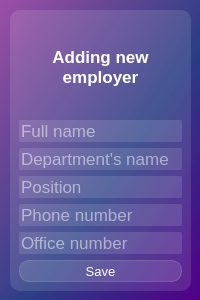
<?xml version="1.0" encoding="UTF-8"?>
<ui version="4.0">
 <class>Dialog</class>
 <widget class="QDialog" name="Dialog">
  <property name="geometry">
   <rect>
    <x>0</x>
    <y>0</y>
    <width>200</width>
    <height>300</height>
   </rect>
  </property>
  <property name="windowTitle">
   <string>Dialog</string>
  </property>
  <property name="styleSheet">
   <string notr="true">background-color: qlineargradient(spread:pad, x1:1, y1:1, x2:0, y2:0, stop:0 rgba(81, 0, 135, 255), stop:0.427447 rgba(41, 61, 132, 235), stop:1 rgba(155, 79, 165, 255));</string>
  </property>
  <widget class="QFrame" name="frame">
   <property name="geometry">
    <rect>
     <x>10</x>
     <y>10</y>
     <width>181</width>
     <height>281</height>
    </rect>
   </property>
   <property name="styleSheet">
    <string notr="true">background-color: rgba(255, 255, 255, 30);
border-radius: 10px</string>
   </property>
   <property name="frameShape">
    <enum>QFrame::StyledPanel</enum>
   </property>
   <property name="frameShadow">
    <enum>QFrame::Raised</enum>
   </property>
   <layout class="QVBoxLayout" name="verticalLayout_4">
    <item>
     <widget class="QLabel" name="label">
      <property name="styleSheet">
       <string notr="true">color: white;
font-weight: bold;
font-size: 13pt;
background-color: none;
border: none;</string>
      </property>
      <property name="text">
       <string>Adding new
employer</string>
      </property>
      <property name="alignment">
       <set>Qt::AlignCenter</set>
      </property>
     </widget>
    </item>
    <item>
     <layout class="QVBoxLayout" name="verticalLayout_3">
      <item>
       <layout class="QVBoxLayout" name="verticalLayout">
        <item>
         <widget class="QLineEdit" name="lineEdit_3">
          <property name="styleSheet">
           <string notr="true">color: white;
font-size: 13pt;
border-radius: 2px</string>
          </property>
          <property name="text">
           <string/>
          </property>
          <property name="placeholderText">
           <string>Full name</string>
          </property>
         </widget>
        </item>
        <item>
         <widget class="QLineEdit" name="lineEdit">
          <property name="styleSheet">
           <string notr="true">color: white;
font-size: 13pt;
border-radius: 2px</string>
          </property>
          <property name="text">
           <string/>
          </property>
          <property name="placeholderText">
           <string>Department's name</string>
          </property>
         </widget>
        </item>
        <item>
         <widget class="QLineEdit" name="lineEdit_4">
          <property name="styleSheet">
           <string notr="true">color: white;
font-size: 13pt;
border-radius: 2px</string>
          </property>
          <property name="text">
           <string/>
          </property>
          <property name="placeholderText">
           <string>Position</string>
          </property>
         </widget>
        </item>
        <item>
         <widget class="QLineEdit" name="lineEdit_5">
          <property name="styleSheet">
           <string notr="true">color: white;
font-size: 13pt;
border-radius: 2px</string>
          </property>
          <property name="text">
           <string/>
          </property>
          <property name="placeholderText">
           <string>Phone number</string>
          </property>
         </widget>
        </item>
        <item>
         <widget class="QLineEdit" name="lineEdit_2">
          <property name="styleSheet">
           <string notr="true">color: white;
font-size: 13pt;
border-radius: 2px</string>
          </property>
          <property name="text">
           <string/>
          </property>
          <property name="placeholderText">
           <string>Office number</string>
          </property>
         </widget>
        </item>
       </layout>
      </item>
      <item>
       <layout class="QVBoxLayout" name="verticalLayout_2">
        <item>
         <widget class="QPushButton" name="btn_save">
          <property name="styleSheet">
           <string notr="true">QPushButton {
color: white;
background-color: rgba(255, 255, 255, 30);
border: 1px solid rgba(255, 255, 255, 40);
border-radius: 10px;
width: 50px;
height: 20px;
font: 10pt;
}

QPushButton:hover {
background-color: rgba(0, 255, 0, 50);
border: 1px solid rgba(0, 255, 0, 60);
}

QPushButton:pressed {
background-color: rgba(0, 255, 0, 90);
border: 1px solid rgba(0, 255, 0, 100);
}</string>
          </property>
          <property name="text">
           <string>Save</string>
          </property>
         </widget>
        </item>
       </layout>
      </item>
     </layout>
    </item>
   </layout>
  </widget>
 </widget>
 <resources/>
 <connections/>
</ui>
